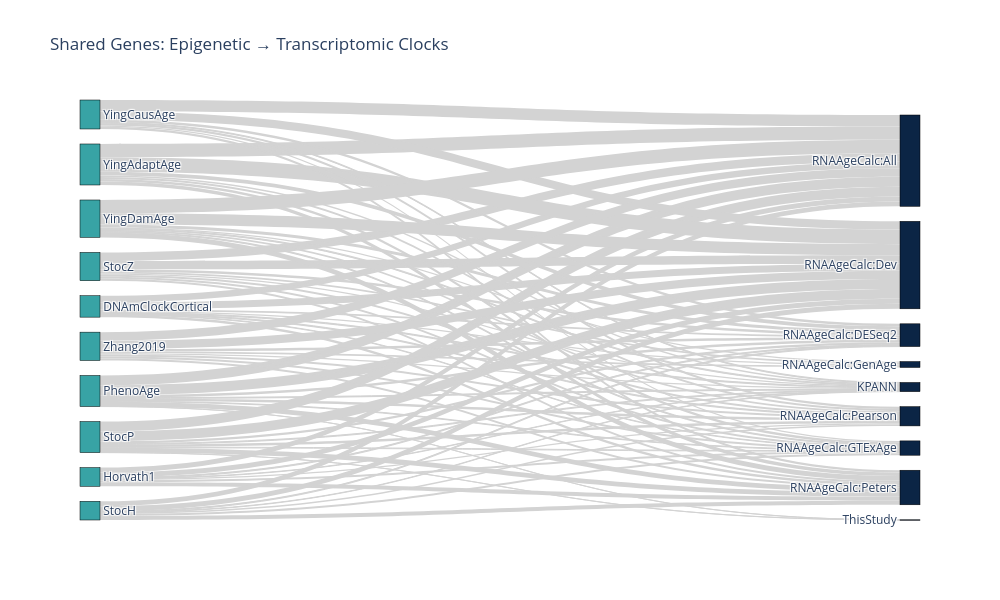

Here is the notebook cell this chart was saved with:
### Code cell
# -------------------------
# Subset by clock type
# -------------------------
epi_df = df[df['Type'] == 'Epigenetic']
trans_df = df[df['Type'] == 'Transcriptome']

# -------------------------
# Create gene → clock mappings
# -------------------------
epi_gene_clock = epi_df.groupby('Gene')['Clock'].apply(list).to_dict()
trans_gene_clock = trans_df.groupby('Gene')['Clock'].apply(list).to_dict()

# -------------------------
# Build links for shared genes
# -------------------------
links = []
for gene in set(epi_gene_clock) & set(trans_gene_clock):
    for epi_clock in epi_gene_clock[gene]:
        for trans_clock in trans_gene_clock[gene]:
            links.append((epi_clock, trans_clock))

link_df = pd.DataFrame(links, columns=['source', 'target'])
link_counts = link_df.groupby(['source', 'target']).size().reset_index(name='weight')

# -------------------------
# Build labels and node order
# -------------------------
epi_clocks = sorted(link_counts['source'].unique())
trans_clocks = sorted(link_counts['target'].unique())
labels = epi_clocks + trans_clocks

sources = link_counts['source'].apply(lambda x: labels.index(x))
targets = link_counts['target'].apply(lambda x: labels.index(x))

# -------------------------
# Plot Sankey
# -------------------------
fig = go.Figure(data=[go.Sankey(
    node=dict(
        pad=15,
        thickness=20,
        line=dict(color="black", width=0.5),
        label=labels,
        color=["#38a3a5"]*len(epi_clocks) + ["#0b2545"]*len(trans_clocks),
        # font is automatically handled; no need to set separately
    ),
    link=dict(
        source=sources,
        target=targets,
        value=link_counts['weight'],
        color="lightgray"
    )
)])

fig.update_layout(
    title_text="Shared Genes: Epigenetic → Transcriptomic Clocks",
    font_size=12,
    width=1000,
    height=600
)

# -------------------------
# Save figure
# -------------------------
# Save as interactive HTML
#fig.write_html("sankey_shared_genes.html")

# Save as static PNG/SVG (requires kaleido)
# pip install kaleido
#fig.write_image("sankey_shared_genes.png", scale=2)
fig.write_image("C:/Users/jjm262/OneDrive - Yale University/Documents/Documents/00yale/04fourthyear/01projects/03tclock/02results/08functional/03sankey_shared_genes.pdf")
fig.show()

### Figure 1 — Plotly figure (JSON) as saved in the notebook; plotly's stock layout.template omitted (floating-point values rounded to 4 significant figures)
{"data": [{"link": {"color": "lightgray", "source": [0, 0, 0, 0, 0, 0, 0, 0, 1, 1, 1, 1, 1, 1, 1, 2, 2, 2, 2, 2, 2, 2, 2, 3, 3, 3, 3, 3, 3, 3, 4, 4, 4, 4, 4, 4, 4, 4, 5, 5, 5, 5, 5, 5, 5, 5, 6, 6, 6, 6, 6, 6, 6, 7, 7, 7, 7, 7, 7, 7, 8, 8, 8, 8, 8, 8, 8, 8, 9, 9, 9, 9, 9, 9, 9, 9], "target": [10, 11, 12, 13, 14, 15, 16, 17, 10, 11, 12, 13, 14, 16, 17, 10, 11, 12, 13, 14, 16, 17, 18, 10, 11, 12, 13, 14, 16, 17, 10, 11, 12, 13, 14, 16, 17, 18, 10, 11, 12, 13, 14, 15, 16, 17, 10, 11, 12, 13, 14, 16, 17, 10, 11, 12, 13, 14, 16, 17, 10, 11, 12, 13, 14, 15, 16, 17, 10, 11, 12, 13, 14, 15, 16, 17], "value": [9, 60, 15, 64, 5, 13, 9, 21, 4, 45, 9, 46, 18, 12, 37, 8, 90, 22, 90, 6, 24, 43, 1, 4, 45, 9, 46, 18, 12, 37, 8, 90, 22, 90, 6, 24, 43, 1, 11, 78, 23, 77, 18, 15, 18, 19, 12, 121, 34, 134, 21, 20, 33, 8, 106, 23, 75, 12, 21, 20, 9, 122, 28, 101, 9, 11, 18, 44, 11, 78, 23, 77, 18, 15, 18, 19]}, "node": {"color": ["#38a3a5", "#38a3a5", "#38a3a5", "#38a3a5", "#38a3a5", "#38a3a5", "#38a3a5", "#38a3a5", "#38a3a5", "#38a3a5", "#0b2545", "#0b2545", "#0b2545", "#0b2545", "#0b2545", "#0b2545", "#0b2545", "#0b2545", "#0b2545"], "label": ["DNAmClockCortical", "Horvath1", "PhenoAge", "StocH", "StocP", "StocZ", "YingAdaptAge", "YingCausAge", "YingDamAge", "Zhang2019", "KPANN", "RNAAgeCalc:All", "RNAAgeCalc:DESeq2", "RNAAgeCalc:Dev", "RNAAgeCalc:GTExAge", "RNAAgeCalc:GenAge", "RNAAgeCalc:Pearson", "RNAAgeCalc:Peters", "ThisStudy"], "line": {"color": "black", "width": 0.5}, "pad": 15, "thickness": 20}, "type": "sankey"}], "layout": {"font": {"size": 12}, "height": 600, "title": {"text": "Shared Genes: Epigenetic → Transcriptomic Clocks"}, "width": 1000}}
